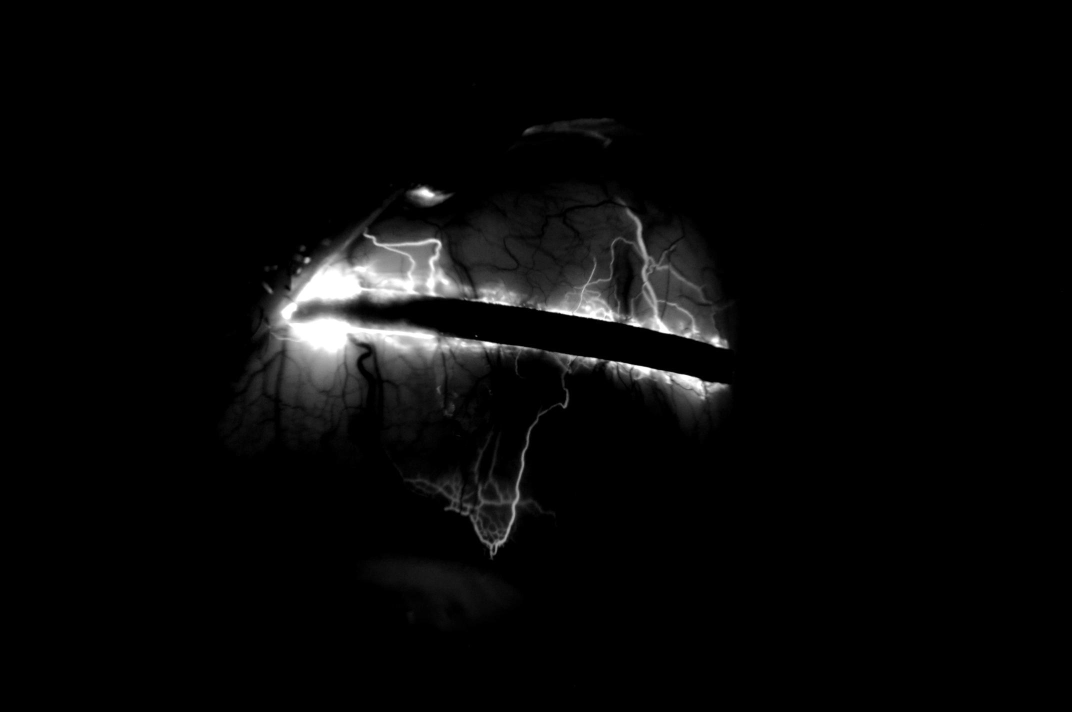
#> input picture image/0122_20191112_114226_Fluorescein_001 (2).JPG, 2144 x 1424 px (shown at 1/2 size)
$ python new_interface_demo_2.1.py   (older library calls are emulated)
#> lines starting #> are read from the running program, lines starting #| are printed output that depends on the picture
# https://github.com/Antoniii/Medicine-App/blob/master/README.md

# conda create -n TEST python=3.5
### conda activate TEST

# pip install Pillow
# pip install cx-Freeze

from pathlib import Path
from tkinter import filedialog
from tkinter import *
from PIL import ImageTk, Image, ImageFont, ImageDraw
from time import time

root = Tk()

current_dir = Path.cwd() # путь текущей директории
filename = filedialog.askopenfilename(initialdir = current_dir, # initialdir = "/run/media/rick/DATA/Kazahi"
 title = "Select imagefile", filetypes = (("JPG files", "*.JPG"),("jpeg files", "*.jpeg"),
 										("jpg files", "*.jpg"),("png files", "*.png"),
 										("bmp files", "*.bmp"),("all files", "*.*")))
#> the answer given: image/0122_20191112_114226_Fluorescein_001 (2).JPG
N_size = 850
size = (N_size, N_size)
radius = 350 # диаметр маски
p_x = 550
p_y = 500
antialias = 3
# percent = 100
# square = 555
diameter = 15 # mm

# [15 lines left out: functions prepare_mask, crop, not called in this run]


image = Image.open(filename).convert('L')
#> image is the input picture: PIL image 2144x1424 L; min 0, max 255, mean 8.2

k_size = 0.5 # коэффициент сжатия изображения
#print(int(image.size[0]*k_size), int(image.size[1]*k_size))
#image = image.resize((int(image.size[0]*k_size),int(image.size[1]*k_size)))
image = image.resize((536,356))
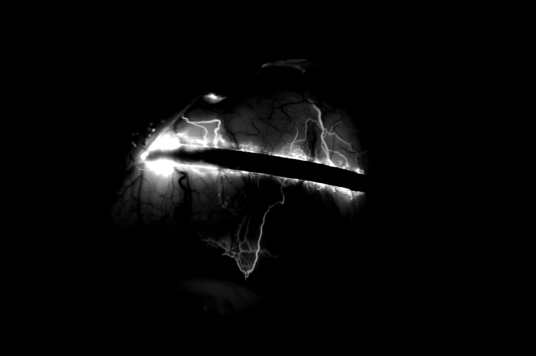
#> image: PIL image 536x356 L; min 0, max 255, mean 8.2
#print(image.size[0], image.size[1])

root_y = 300
#root.geometry('{}x{}'.format(image.size[0],int(image.size[1]+root_y)))
root.geometry('{}x{}'.format(536,506))
#print(image.size[0], int(image.size[1]+root_y))
#canvas = Canvas(root,width=image.size[0],height=image.size[1])
canvas = Canvas(root,width=536,height=356)
#print(image.size[0], image.size[1])
canvas.pack()

# image = crop(image, size)
# image.putalpha(prepare_mask(size, antialias))
# image = image.convert('L')

pilimage = ImageTk.PhotoImage(image)
# kx_imagesprite = 0.5
# ky_imagesprite = 0.5
#imagesprite = canvas.create_image(int(image.size[0]*kx_imagesprite),int(image.size[1]*ky_imagesprite),image=pilimage)
imagesprite = canvas.create_image(0,0,image=pilimage, anchor=NW)

container = Frame() # создаём контейнер на главном окне для расположения кнопок и полей ввода
container.pack(side='top', fill='both', expand=True)

M = 255 # условие max
L = 0 # min

########################################################################

lbl1 = Label(container, text="Max = ")
lbl1.grid(column=6, row=1)

def get_val_motion(event):
	global M
	M = scal.get()

scal = Scale(container, orient=HORIZONTAL, length=int(image.size[0]*0.6), from_=0, to=255,
			tickinterval=1, resolution=1)
scal.bind("<B1-Motion>", get_val_motion)
scal.grid(column=7, row=1)

########################################################################

lbl2 = Label(container, text="Min = ")
lbl2.grid(column=6, row=2)

def get_val_motion_1(event_1):
	global L
	L = scal1.get()

scal1 = Scale(container, orient=HORIZONTAL, length=int(image.size[0]*0.6), from_=0, to=255,
			tickinterval=1, resolution=1)
scal1.bind("<B1-Motion>", get_val_motion_1)
scal1.grid(column=7, row=2)

########################################################################

# [39 lines left out: function my_callback2, not called in this run]

button2 = Button(container , text="Result" , command=my_callback2)
button2.grid(row=1 ,column=0)

########################################################################

# [7 lines left out: function my_callback3, not called in this run]

button3 = Button(container , text="Source" , command=my_callback3)
button3.grid(row=1 ,column=1)

########################################################################

# [7 lines left out: function my_callback4, not called in this run]

button4 = Button(container , text="Save Result" , command=my_callback4)
button4.grid(row=1 ,column=2)

########################################################################

# [28 lines left out: function my_callback5, not called in this run]

button5 = Button(container , text="Open New Image" , command=my_callback5)
button5.grid(row=1 ,column=3)

########################################################################

# [23 lines left out: function my_callback6, not called in this run]

button6 = Button(container , text="Open Small Image" , command=my_callback6)
button6.grid(row=2 ,column=0)

########################################################################

# [39 lines left out: function my_callback7, not called in this run]

button7 = Button(container , text="SmallResult" , command=my_callback7)
button7.grid(row=2 ,column=1)

########################################################################

lbl7 = Label(container, text="Calibration (current diameter = 15 mm):")  # калибровка
lbl7.grid(column=0, row=3)

lbl8 = Label(container, text="Diameter = ")
lbl8.grid(column=0, row=4)

txt8 = Entry(container,width=5)
txt8.grid(column=1, row=4)

lbl8 = Label(container, text="mm")
lbl8.grid(column=2, row=4)

# [4 lines left out: function clicked8, not called in this run]

btn8 = Button(container, text="Input diameter", command=clicked8)
btn8.grid(column=3, row=4)

root.mainloop()

$ run again, on image/0122_20191112_114432_Fluorescein_001 (4).JPG
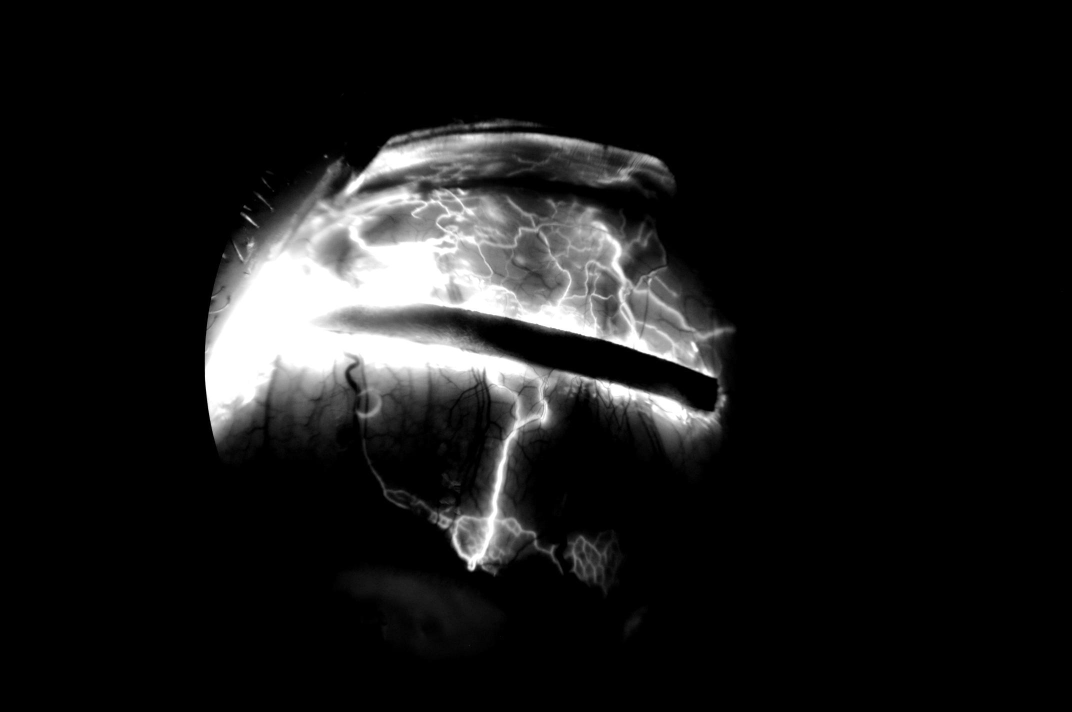
#> input picture image/0122_20191112_114432_Fluorescein_001 (4).JPG, 2144 x 1424 px (shown at 1/2 size)
#> image is the input picture: PIL image 2144x1424 L; min 0, max 255, mean 25
#> `image = image.resize((536,356))`:
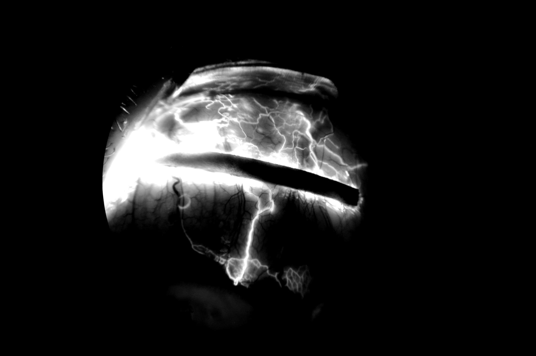
#> image: PIL image 536x356 L; min 0, max 255, mean 25
